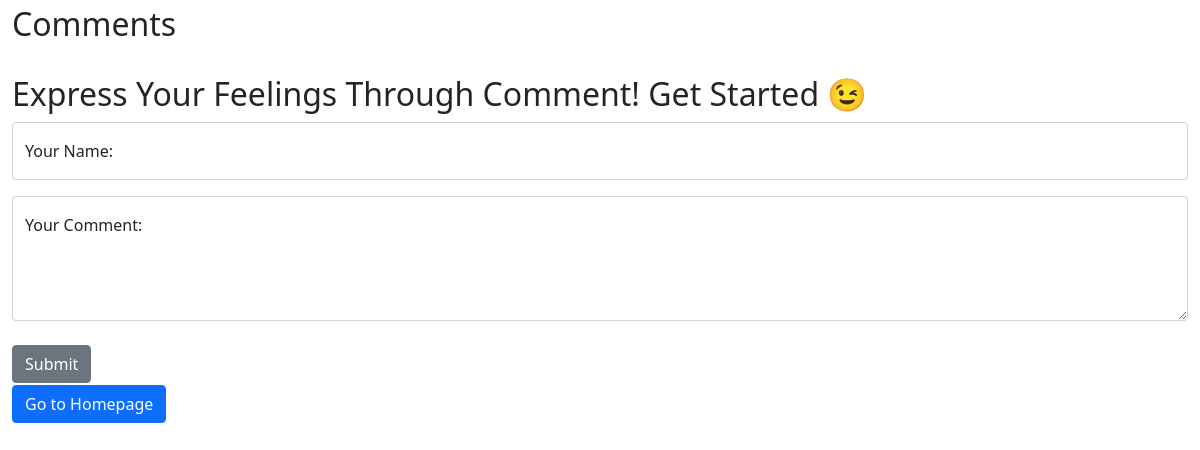
/comment/, run on an earlier commit of the app's database.
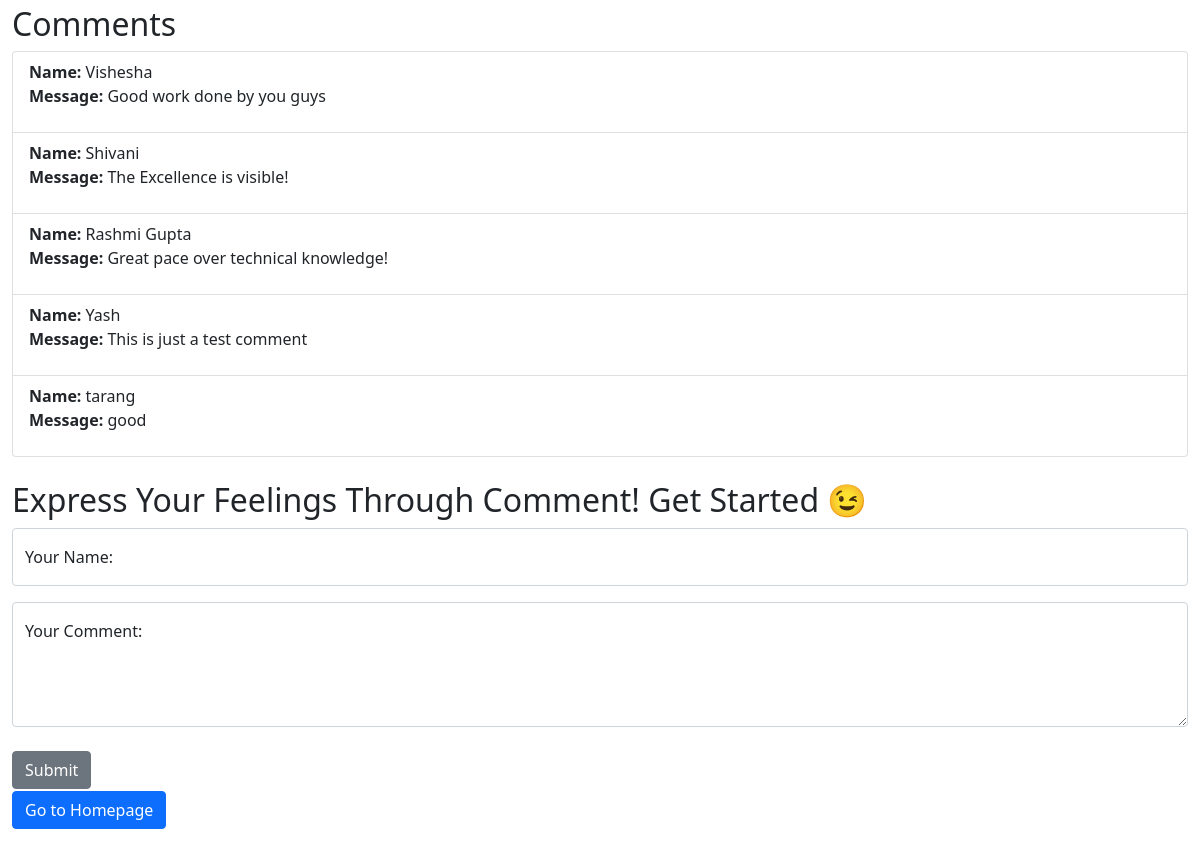
And on a later commit of the database.
### backendsite/models.py (models this page shows, shortened)
class Messages(models.Model):
    name = models.CharField(max_length=5000)
    comment = models.TextField()

### backendsite/views.py (the view, shortened to what this page needs)
# urls.py: path("comment/", views.comment, name="comment"),
def comment(request):
    context = {'display': 'none', "messages_list": Messages.objects.order_by('id')}
    return render(request, 'comment.html', context)

### templates/comment.html (shortened to what this page needs)
{% load static %}
<!DOCTYPE html>
<html lang="en">
<head>
    <link href="https://cdn.jsdelivr.net/npm/bootstrap@5.0.0-beta3/dist/css/bootstrap.min.css" rel="stylesheet">
</head>
<body style="margin-top: 5px;">
    <div class="container-fluid">
        <h2>Comments</h2>
        <ul class="list-group">{% for message in messages_list %}
            <li class="list-group-item">
                <p style="word-wrap: break-word; "><b>Name: </b>{{message.name}}<br><b>Message: </b>{{message.comment}}</p>
            </li>{% endfor %}</ul>
    </div><br>
    <div class="container-fluid">
        <h2>Express Your Feelings Through Comment! Get Started 😉</h2>
        <form method="POST" action="" autocomplete="off">{% csrf_token %}
            <div class="form-floating mb-3"> <input required name="person" type="text" class="form-control textformatting" id="floatingInput" placeholder="Your Name"> <label for="floatingInput">Your Name: </label></div>
            <div class="form-floating"><textarea required style="height: 125px;" name="comment" class="form-control" placeholder="Leave a comment here" id="floatingTextarea"></textarea><label for="floatingTextarea">Your Comment: </label></div><br> <button type="submit" class="btn btn-secondary">Submit</button></form><a style="margin-top: 2px;" class="btn btn-primary" href="/">Go to Homepage</a>
    </div>
    <br><br><br>
</body>
</html>

What changed in the data, as far as the page shows it:
added Messages: name "Vishesha", comment "Good work done by you guys"
added Messages: name "Shivani", comment "The Excellence is visible!"
added Messages: name "Rashmi Gupta", comment "Great pace over technical knowledge!"
added Messages: name "Yash", comment "This is just a test comment"
added Messages: name "tarang", comment "good"
